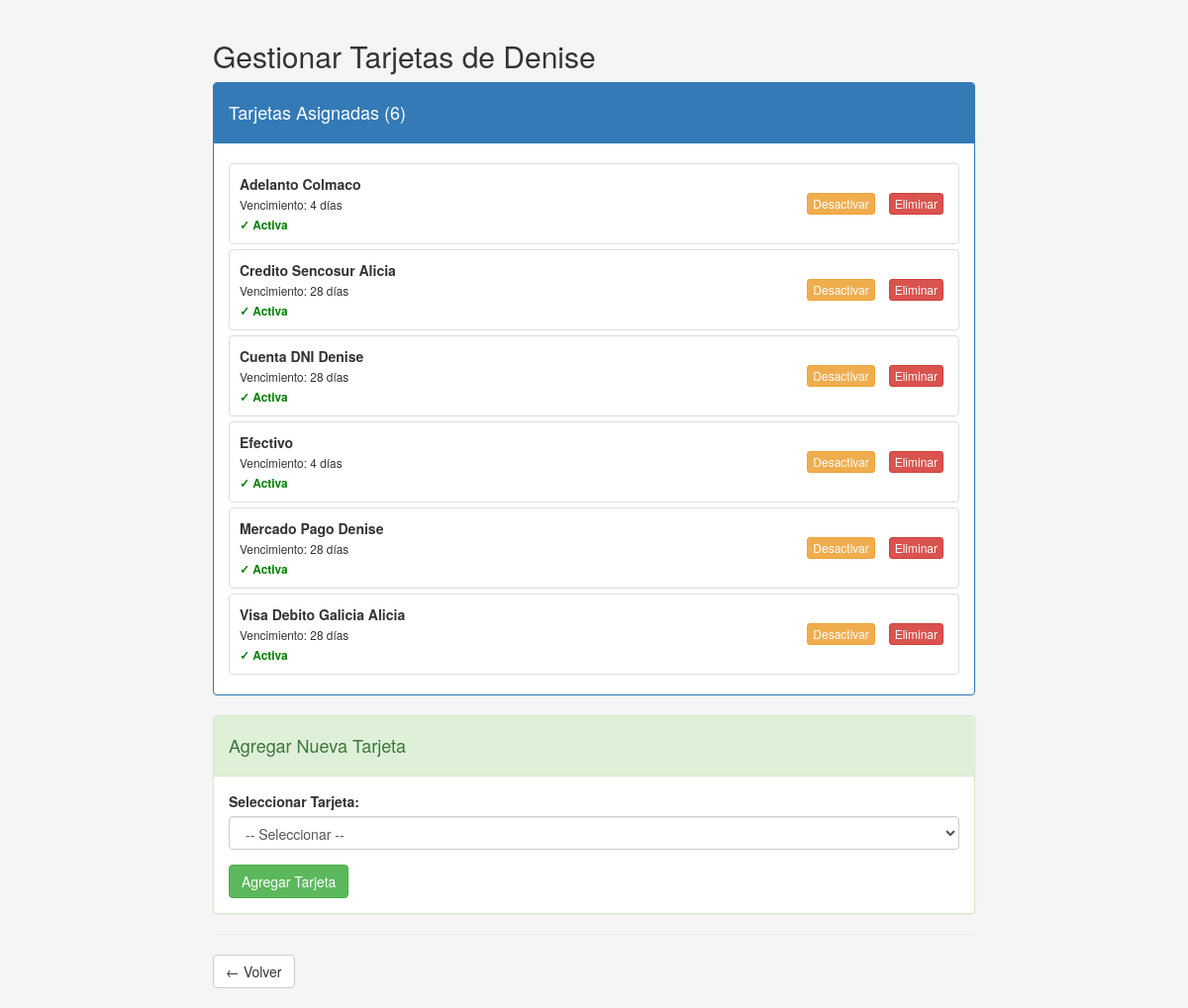
/COMPRAS/gestionar_tarjetas_ui.php?user=Denise, run on the app's committed database.
### tables this page shows
CREATE TABLE IF NOT EXISTS `usuario_tarjetas` (
  `id` int(11) NOT NULL AUTO_INCREMENT PRIMARY KEY,
  `usuario_id` int(11) NOT NULL,
  `tarjeta` int(2) NOT NULL,
  `activa` tinyint(1) DEFAULT 1 COMMENT '1 = activa, 0 = inactiva',
  `fecha_agregada` timestamp DEFAULT CURRENT_TIMESTAMP,
  `notas` varchar(255) DEFAULT NULL,
  UNIQUE KEY `usuario_tarjeta` (`usuario_id`, `tarjeta`)
);

CREATE TABLE `formas_pago` (
  `tarjeta` int(2) NOT NULL,
  `fechacierre` int(2) NOT NULL,
  `vto` int(2) NOT NULL,
  `descripcion` varchar(30) NOT NULL,
  `tope` int(5) NOT NULL,
  `credito` tinyint(1) NOT NULL
);

### COMPRAS/gestionar_tarjetas.php (called while the page is built, shortened)
<?php
function obtener_tarjetas_usuario($usuario_id, $link)
{
    $sql = "SELECT ut.id, ut.usuario_id, ut.tarjeta, ut.activa, ut.fecha_agregada, ut.notas,
                   fp.descripcion, fp.vto, fp.tope, fp.credito
            FROM usuario_tarjetas ut
            JOIN formas_pago fp ON ut.tarjeta = fp.tarjeta
            WHERE ut.usuario_id = ?
            ORDER BY ut.activa DESC, fp.descripcion ASC";
    $stmt = mysqli_prepare($link, $sql);
    mysqli_stmt_bind_param($stmt, "i", $usuario_id);
    mysqli_stmt_execute($stmt);
    $result = mysqli_stmt_get_result($stmt);
    $tarjetas = array();
    while ($row = mysqli_fetch_array($result, MYSQLI_ASSOC)) {
        $tarjetas[] = $row;
    }
    return $tarjetas;
}
?>

### COMPRAS/gestionar_tarjetas_ui.php (the view, shortened to what this page needs)
<?php
include("../conexion_compras.php");
$link = mysqli_connect($host, $usuario, $clave, $bd);
include("gestionar_tarjetas.php");
$usuario_nombre = isset($_GET['user']) ? $_GET['user'] : 'fabian';
$usuarios_map = array(
    'fabian' => 8,
    'Fabian-compras' => 8,
    'Denise' => 5,
    'denise' => 5,
    'Pabla' => 6,
    'pabla' => 6,
    'Lucia' => 7,
    'lucia' => 7
);
$usuario_id = isset($usuarios_map[$usuario_nombre]) ? $usuarios_map[$usuario_nombre] : 0;
$tarjetas_usuario = obtener_tarjetas_usuario($usuario_id, $link);
?>
<!DOCTYPE html>
<html lang="es">
<head>
    <link rel="stylesheet" href="css/bootstrap.min.css">
</head>
<body>
    <div class="container">
        <h2>Gestionar Tarjetas de <?php echo ucfirst($usuario_nombre); ?></h2>
        <div class="panel panel-primary">
            <div class="panel-heading">
                <h4>Tarjetas Asignadas (<?php echo count($tarjetas_usuario); ?>)</h4>
            </div>
            <div class="panel-body">
                <?php if (count($tarjetas_usuario) > 0): ?>
                    <?php foreach ($tarjetas_usuario as $t): ?>
                        <div class="tarjeta-item">
                            <div class="tarjeta-nombre">
                                <strong><?php echo $t['descripcion']; ?></strong>
                                <br>
                                <small>Vencimiento: <?php echo $t['vto']; ?> días</small>
                                <br>
                                <small class="<?php echo ($t['activa'] == 1) ? 'tarjeta-activa' : 'tarjeta-inactiva'; ?>">
                                    <?php echo ($t['activa'] == 1) ? '✓ Activa' : '✗ Inactiva'; ?>
                                </small>
                            </div>
                            <div>
                                <button class="btn btn-xs btn-warning btn-accion"
                                    onclick="cambiarEstado(<?php echo $t['id']; ?>, <?php echo (1 - $t['activa']); ?>)">
                                    <?php echo ($t['activa'] == 1) ? 'Desactivar' : 'Activar'; ?>
                                </button>
                                <button class="btn btn-xs btn-danger btn-accion"
                                    onclick="eliminarTarjeta(<?php echo $t['id']; ?>)">
                                    Eliminar
                                </button>
                            </div>
                        </div>
                    <?php endforeach; ?>
                <?php else: ?>
                    <p class="text-muted">Ninguna tarjeta asignada aún</p>
                <?php endif; ?>
            </div>
        </div>
        <div class="panel panel-success">
            <div class="panel-heading">
                <h4>Agregar Nueva Tarjeta</h4>
            </div>
            <div class="panel-body">
                <form id="formAgregar">
                    <div class="form-group">
                        <label for="tarjeta_id">Seleccionar Tarjeta:</label>
                        <select id="tarjeta_id" name="tarjeta_id" class="form-control" required>
                            <option value="">-- Seleccionar --</option>
                        </select>
                    </div>
                    <button type="button" class="btn btn-success" onclick="agregarTarjeta()">
                        Agregar Tarjeta
                    </button>
                </form>
            </div>
        </div>
        <hr>
        <a href="javascript:history.back()" class="btn btn-default">← Volver</a>
    </div>
</body>
</html>

### COMPRAS/gestionar_tarjetas_ui.php (style rules this page uses)
body { padding: 20px; background-color: #f5f5f5; }
.container { max-width: 800px; }
.tarjeta-item { display: flex; flex-wrap: wrap; justify-content: space-between; align-items: center; gap: 10px; padding: 10px; border: 1px solid #ddd; margin: 5px 0; background: white; border-radius: 4px; }
.tarjeta-nombre { flex-grow: 1; min-width: 150px; }
.tarjeta-activa { color: green; font-weight: bold; }
.btn-accion { margin: 0 5px; }

### data on the page
usuario_tarjetas: formas_pago.descripcion "Adelanto Colmaco", formas_pago.vto "4", activa "✓ Activa"
usuario_tarjetas: formas_pago.descripcion "Credito Sencosur Alicia", formas_pago.vto "28", activa "✓ Activa"
usuario_tarjetas: formas_pago.descripcion "Cuenta DNI Denise", formas_pago.vto "28", activa "✓ Activa"
usuario_tarjetas: formas_pago.descripcion "Efectivo", formas_pago.vto "4", activa "✓ Activa"
usuario_tarjetas: formas_pago.descripcion "Mercado Pago Denise", formas_pago.vto "28", activa "✓ Activa"
usuario_tarjetas: formas_pago.descripcion "Visa Debito Galicia Alicia", formas_pago.vto "28", activa "✓ Activa"

### other printed values
$usuario_nombre "Denise"
count($tarjetas_usuario) "6"
